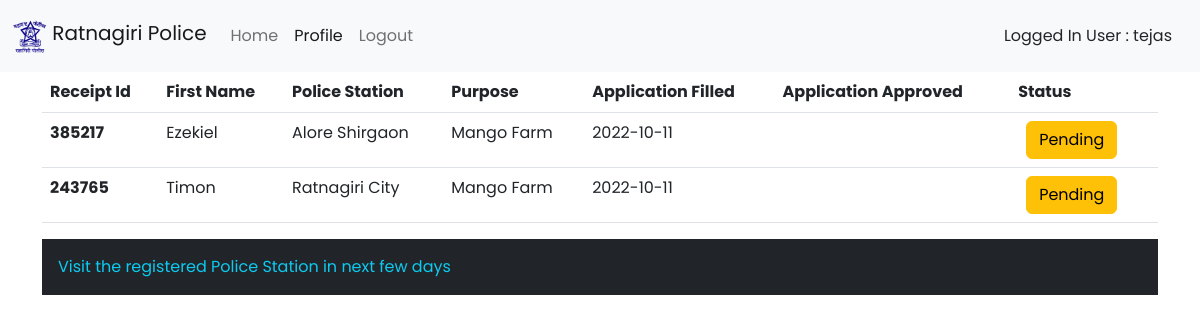
Page /user/profile.php (signed in) on the committed database.
### tables this page shows
CREATE TABLE `info_visitor` (
  `Serial` int(11) NOT NULL,
  `public_id` int(20) NOT NULL,
  `Name` char(50) NOT NULL,
  `Middle_Name` varchar(30) NOT NULL,
  `Last_Name` varchar(30) NOT NULL,
  `Contact` bigint(10) NOT NULL,
  `Nationality` varchar(50) NOT NULL,
  `Purpose` varchar(100) NOT NULL,
  `lwd` varchar(100) NOT NULL,
  `agent_name` varchar(30) NOT NULL,
  `agent_contact` varchar(20) NOT NULL,
  `owner_name` varchar(30) NOT NULL,
  `owner_contact` varchar(20) NOT NULL,
  `owner_address` varchar(100) NOT NULL,
  `visitor_caste` varchar(20) NOT NULL,
  `visitor_religion` varchar(20) NOT NULL,
  `Per_address` varchar(255) NOT NULL,
  `temp_address` varchar(255) NOT NULL,
  `meetingTo` varchar(100) NOT NULL,
  `ownername` varchar(50) NOT NULL,
  `day` varchar(50) NOT NULL,
  `month` int(2) NOT NULL,
  `year` int(4) NOT NULL,
  `Date` date NOT NULL,
  `application_approved` date DEFAULT NULL,
  `TimeIN` time NOT NULL,
  `ReceiptID` int(6) NOT NULL,
  `Status` varchar(100) DEFAULT NULL,
  `Comment` varchar(100) NOT NULL,
  `TimeOUT` time NOT NULL,
  `registeredBy` varchar(30) NOT NULL,
  `department` varchar(20) NOT NULL,
  `loggedOutBy` varchar(30) NOT NULL,
  `dob` varchar(50) NOT NULL,
  `age` int(10) NOT NULL,
  `user_image` varchar(255) NOT NULL,
  `user_id_card` varchar(255) NOT NULL,
  `user_agreement` varchar(255) NOT NULL
);

### user/profile.php (the view, shortened to what this page needs)
<?php
include '../db_connect.php';
$user = $_SESSION["user"];
?>
<?php
$sql = "SELECT * FROM `public_login_info` WHERE `username` = '$user'";
$match = mysqli_query($link, $sql);
$row = mysqli_fetch_assoc($match);
$public_id = $row['public_id'];
?>
<!doctype html>
<html lang="en">
<head>
  <link rel="stylesheet" href="style.css">
  <link href="https://cdn.jsdelivr.net/npm/bootstrap@5.2.0/dist/css/bootstrap.min.css" rel="stylesheet"
>
</head>
<body>
  <nav class="navbar navbar-expand-lg bg-light">
    <div class="container-fluid">
      <a class="navbar-brand" href="#">
        <img src="images/ratnagiripolice.png" alt="" width="35" height="35" class="d-inline-block align-text-top" />
        Ratnagiri Police
      </a>
      <div class="collapse navbar-collapse" id="navbarSupportedContent">
        <ul class="navbar-nav me-auto mb-2 mb-lg-0">
          <li class="nav-item">
            <a class="nav-link" aria-current="page" href="home.php">Home</a>
          </li>
          <li class="nav-item">
            <a class="nav-link active" href="profile.php">Profile</a>
          </li>
          <li class="nav-item">
            <a class="nav-link" href="logout.php">Logout</a>
          </li>
        </ul>
        <p class="mt-3 mx-3">Logged In User : <?php echo $user; ?></p>
      </div>
    </div>
  </nav>
  <div class="container table-responsive">
    <table class="table">
      <thead>
        <tr>
          <th scope="col">Receipt Id</th>
          <th scope="col">First Name</th>
          <th scope="col">Police Station</th>
          <th scope="col">Purpose</th>
          <th scope="col">Application Filled</th>
          <th scope="col">Application Approved</th>
          <th scope="col">Status</th>
        </tr>
      </thead>
      <tbody>
      <?php
      $sql = "SELECT * FROM `info_visitor` WHERE `public_id` = '$public_id'";
      $result = mysqli_query($link,$sql);
      $count = mysqli_num_rows($result);
      if($count >= 1){
        while($row = mysqli_fetch_assoc($result)){
          echo '<tr>
          <th scope="row">'.$row['ReceiptID'].'</th>
          <td>'.$row['Name'].'</td>
          <td>'.$row['department'].'</td>
          <td>'.$row['Purpose'].'</td>
          <td>'.$row['Date'].'</td>
          <td>'.$row['application_approved'].'</td>
          ';
          if($row['Status'] == 1){
            echo '<td><button type="button" class="btn btn-success mx-2">Accepted</button></td>';
          }
          else{
            echo '<td><button type="button" class="btn btn-warning mx-2">Pending</button></td>';
          }
          echo '</tr>';
        }
      }
        ?>
      </tbody>
    </table>
    <p class="text-info bg-dark p-3">Visit the registered Police Station in next few days</p>
  </div>
</body>
</html>

### user/style.css (style rules this page uses)
* { font-family: 'Poppins', sans-serif; }

### rows in the picture
info_visitor: ReceiptID "385217", Name "Ezekiel", department "Alore Shirgaon", Purpose "Mango Farm", Date "2022-10-11", shows "Pending"
info_visitor: ReceiptID "243765", Name "Timon", department "Ratnagiri City", Purpose "Mango Farm", Date "2022-10-11", shows "Pending"

### other values in the picture
$user "tejas"
